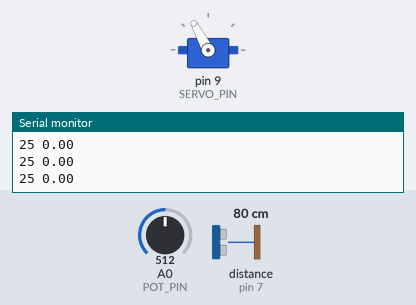
A sketch run on a simulated Arduino Uno, built with avr-gcc and run on an emulated ATmega328P. On the bench: servo, the last lines printed to the serial monitor. Wiring (inferred from the names in the program): ultrasonic range finder: trigger pin 8; echo pin 7. The inputs (shaded band) are chosen by the test bench; at power-on: distance to the obstacle (sensor on pin 7) 80 cm, A0 (POT_PIN) = 512. The echo pulse lasts 58.3 µs per cm.

Above: at 1.2 s.
1.3 s: distance to the obstacle (sensor on pin 7) set to 56 cm
2.8 s: distance to the obstacle (sensor on pin 7) set to 48 cm
At 3.4 s:
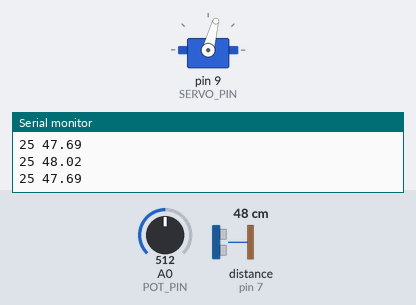
4.4 s: A0 (POT_PIN) set to 900
At 5.4 s:
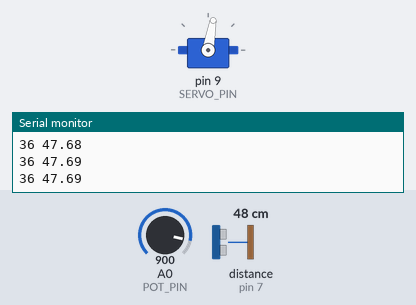
5.9 s: A0 (POT_PIN) set to 716
At 7.1 s:
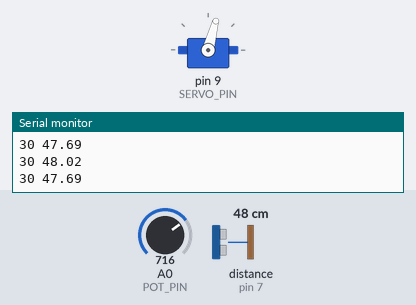
7.4 s: distance to the obstacle (sensor on pin 7) set to 2 cm
At 8.7 s:
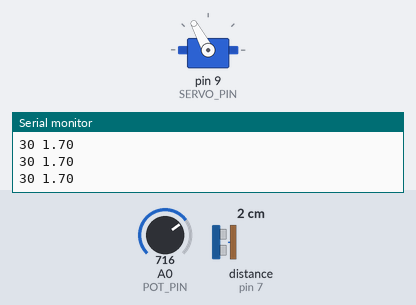
Timing chart, 0 to 9.9 s (numbered marks = the images above; inputs shaded):
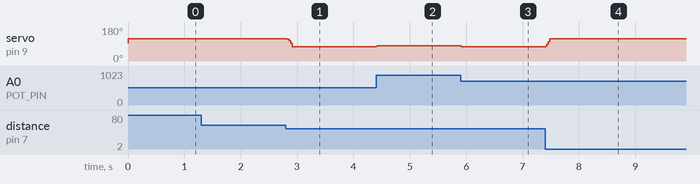

Measured:
- the behaviour switches between 51 and 50 cm on distance to the obstacle (sensor on pin 7) (found by bisection; images 0 and 1)
- after the input at 2.8 s, servo on pin 9 (SERVO_PIN): 118° → 75° at once
- after the input at 4.4 s, servo on pin 9 (SERVO_PIN): 75° → 80° at once
- after the input at 5.9 s, servo on pin 9 (SERVO_PIN): 80° → 75° at once
- after the input at 7.4 s, servo on pin 9 (SERVO_PIN): 75° → 118° at once

The sketch:

prueba.ino
```cpp
#include <NewPing.h>

#include <Servo.h>

// Pines
#define SERVO_PIN 9       // Pin del servo
#define TRIG_PIN 8        // Pin TRIG del HC-SR04
#define ECHO_PIN 7        // Pin ECHO del HC-SR04
#define POT_PIN A0        // Pin del potenciómetro
#define MAX_DISTANCE 50

// Límites del servo (invertidos porque el servo está al revés)
#define SERVO_ALTO 75     // Posición más alta (50 grados)
#define SERVO_BAJO 118    // Posición más baja (135 grados)

// Distancia mínima válida (cm)
#define DISTANCIA_MIN 1.0
//#define VALOR_SEGURO 50.0
#define MAX_CAMBIO 5

// Ganancias PID (ajusta estos valores según tu sistema)
double Kp = 2.5;          // Ganancia proporcional
double Ki = 0.12;         // Ganancia integral
double Kd = 0.7;          // Ganancia derivativa

// Variables de posición y setPoint
int pos = 95;             // Posición inicial del servo
int setPoint;        // Distancia objetivo inicial (cm)
float ultima_lectura_valida = setPoint;

// Variables PID
unsigned long currentTime, previousTime;
double elapsedTime;
double error, lastError = 0, cumError = 0, rateError;
double outPut;

// Objeto para el servo
Servo myservo;

void setup() {
  Serial.begin(115200);

  // Configurar pines del sensor
  pinMode(TRIG_PIN, OUTPUT);
  pinMode(ECHO_PIN, INPUT);

  // Inicializar servo
  myservo.attach(SERVO_PIN);
  myservo.write(95);

  previousTime = millis();

  Serial.println("Sistema PID iniciado");
  Serial.println("Ajusta el setPoint con el potenciómetro");
}

void loop() {
  // Leer el setPoint del potenciómetro (mapear de 10 a 40 cm)
  int potValue = analogRead(POT_PIN);
  setPoint = map(potValue, 0, 1023, 10, 40);

  // Obtener la distancia del sensor ultrasónico
  float distancia = medirDistanciaControlada();

  // Calcular la salida del PID
  outPut = calcularPID(distancia);

  // Mapear la salida del PID a los ángulos del servo (invertido)
  pos = map(constrain(outPut, -58, 58), -58, 58, SERVO_ALTO, SERVO_BAJO);

  // Mover el servo
  myservo.write(pos);

  // Imprimir valores para graficar
  Serial.print(setPoint);
  Serial.print(" ");
  Serial.println(distancia);
  delay(10);

}

float medirDistancia() {
  // Limpiar el pin TRIG
  digitalWrite(TRIG_PIN, LOW);
  delayMicroseconds(5);

  // Enviar pulso de 10 microsegundos
  digitalWrite(TRIG_PIN, HIGH);
  delayMicroseconds(10);
  digitalWrite(TRIG_PIN, LOW);

  // Leer el tiempo de eco con timeout
  long duracion = pulseIn(ECHO_PIN, HIGH, 30000);

  // Si hay timeout, devolver la última lectura válida
  if (duracion == 0) {
    return ultima_lectura_valida;
  }

  // Calcular la distancia en cm
  float distancia = duracion * 0.0343 / 2;

  // Validar rango
  if (distancia < DISTANCIA_MIN || distancia > MAX_DISTANCE) {
    return ultima_lectura_valida;
  }

  return distancia;
}


float medirDistanciaControlada() {
  // Obtener nueva lectura
  float nueva_lectura = medirDistancia();

  // Controlar cambios bruscos
  if (abs(nueva_lectura - ultima_lectura_valida) > MAX_CAMBIO) {
    // Si el cambio es demasiado grande, acercarse gradualmente
    if (nueva_lectura > ultima_lectura_valida) {
      nueva_lectura = ultima_lectura_valida + MAX_CAMBIO;
    } else {
      nueva_lectura = ultima_lectura_valida - MAX_CAMBIO;
    }
  }

  // Si la nueva lectura es 50 (valor tope) y la anterior era mucho menor,
  // probablemente sea una lectura errónea, mantener el valor anterior
  if (nueva_lectura >= MAX_DISTANCE - 1 && ultima_lectura_valida < MAX_DISTANCE/2) {
    nueva_lectura = ultima_lectura_valida;
  }

  // Actualizar la última lectura válida
  ultima_lectura_valida = nueva_lectura;

  return nueva_lectura;
}


double calcularPID(float input) {
  currentTime = millis();
  elapsedTime = (currentTime - previousTime); // Convertir a segundos

  if (elapsedTime <= 0) return outPut;

  // Cálculo del error
  error = setPoint - input;

  // Componente integral con límite para evitar wind-up
  cumError += error * elapsedTime;
  cumError = constrain(cumError, -130, 130);

  // Componente derivativa
  rateError = (error - lastError) / elapsedTime;

  // Cálculo de la salida PID
  outPut = Kp * error + Ki * cumError + Kd * rateError;

  // Actualizar variables para la próxima iteración
  lastError = error;
  previousTime = currentTime;

  return outPut;
}

int medirDistancia1() {
  // Limpiar el pin TRIG
  digitalWrite(TRIG_PIN, LOW);
  delayMicroseconds(2);

  // Enviar pulso de 10 microsegundos
  digitalWrite(TRIG_PIN, HIGH);
  delayMicroseconds(10);
  digitalWrite(TRIG_PIN, LOW);

  // Leer el tiempo de eco
  long duracion = pulseIn(ECHO_PIN, HIGH);

  // Calcular y devolver la distancia en cm
  return duracion * 0.034 / 2;
}
```
